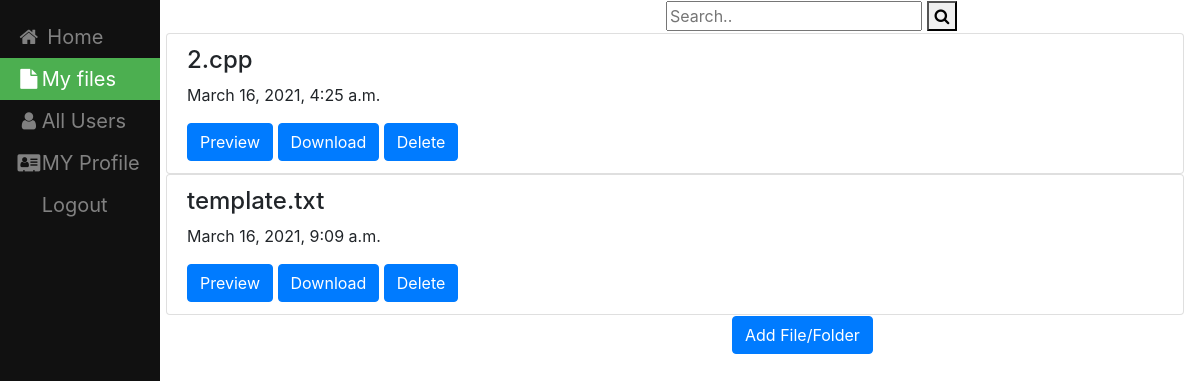
Screenshot of /My_Files (signed in) with the database file from the repository.
### filesharing/models.py (models this page shows, shortened)
class File(models.Model):
    name = models.CharField(max_length=100,null=True,blank=True)
    file=models.FileField(upload_to=user_directory_path);
    created_on = models.DateTimeField(auto_now_add=True)
    user = models.ForeignKey(User,on_delete=models.CASCADE, default=None)
    isprivate = models.BooleanField(default=False)

### filesharing/views.py (the view)
# urls.py: path('My_Files',views.My_Files,name='My_Files'),
def My_Files(request):
    user = request.user
    all_files = File.objects.filter(user=user)
    context = { 'all_files':all_files,'u':user }
    return render(request, 'filesharing/MY_Files.html', context)

### templates/filesharing/MY_Files.html (shortened to what this page needs)
{% load static %}
<!DOCTYPE html>
<html lang="en" dir="ltr">
  <head>
    <link rel="stylesheet" type="text/css" href="{%  static "css/styles.css" %}"/>
    <link rel="stylesheet" href="https://cdnjs.cloudflare.com/ajax/libs/font-awesome/4.7.0/css/font-awesome.min.css">
    <link rel="stylesheet" href="https://maxcdn.bootstrapcdn.com/bootstrap/4.0.0/css/bootstrap.min.css">
</head>
  <body>
<div class="sidebar">
  <a href="home1"><i class="fa fa-fw fa-home"></i> Home</a>
  <a class="active" href="My_Files"><i class="fa fa-fw fa-file"></i>My files</a>
  <a href="allusers"><i class="fa fa-fw fa-user"></i>All Users</a>
  <a href="createdprofile"><i class="fa fa-fw fa-address-card"></i>MY Profile</a>
  <a href="logout">Logout</a>
</div>
<form class="example" action="action_page.php">
  <input type="text" placeholder="Search.." name="search">
  <button type="submit"><i class="fa fa-search"></i></button>
</form>
  <div class="content">
      <div class="list-group">
      {% for file in all_files %}
            <div class="list-group">
                 <div class="list-group-item">
                     <h4 class="list-group-item-text">{{ file.name}}</h4>
                      <p class="list-group-item-text">{{ file.created_on}}</p>
                     <a class="list-group-item-text" href="{{ file.file.url }}" target="_blank"><button type="button" class="btn btn-primary">Preview</button> </a> </td>
                     <a class="list-group-item-text" href="{{ file.file.url }}" target="_blank" download><button type="button" class="btn btn-primary">Download</button></a>
                     <a class="list-group-item-text" href="{% url 'delete' file.pk %}" ><button type="button" class="btn btn-primary">Delete</button></a>&nbsp;&nbsp;&nbsp;&nbsp;&nbsp;&nbsp;
                 </div>
          </div>
      {% endfor %}
     </div>
      <div class="content1">
          <button type="button" id="button" class="btn btn-primary">Add File/Folder</button>
     </div>
    </div>
  </body>
</html>

### static/css/styles.css (style rules this page uses)
.sidebar { height: 100%; width: 160px; position: fixed; z-index: 1; top: 0; left: 0; background-color: #111; overflow-x: hidden; padding-top: 16px; }
.sidebar a { padding: 6px 8px 6px 16px; text-decoration: none; font-size: 20px; color: #818181; display: block; }
.sidebar a.active { background-color: #4CAF50; color: white; }
div.content { margin-left: 150px; padding: 1px 16px; height: 2000px; }
div.content1 { margin-left: 550px; padding: 1px 16px; height: 2000px; }
.example { margin-left: 650px; padding: 1px 16px; }

### rows the page displays
File: name "2.cpp", created_on "March 16, 2021, 4:25 a.m."
File: name "template.txt", created_on "March 16, 2021, 9:09 a.m."
